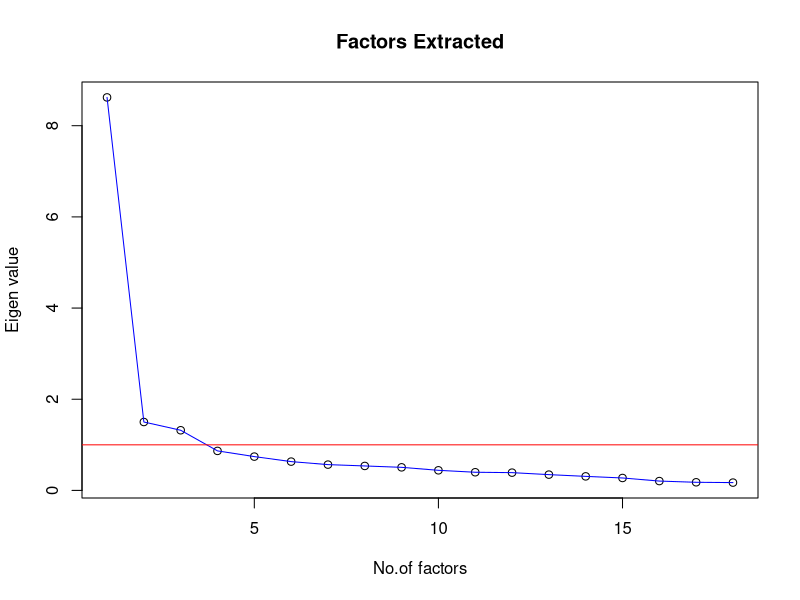
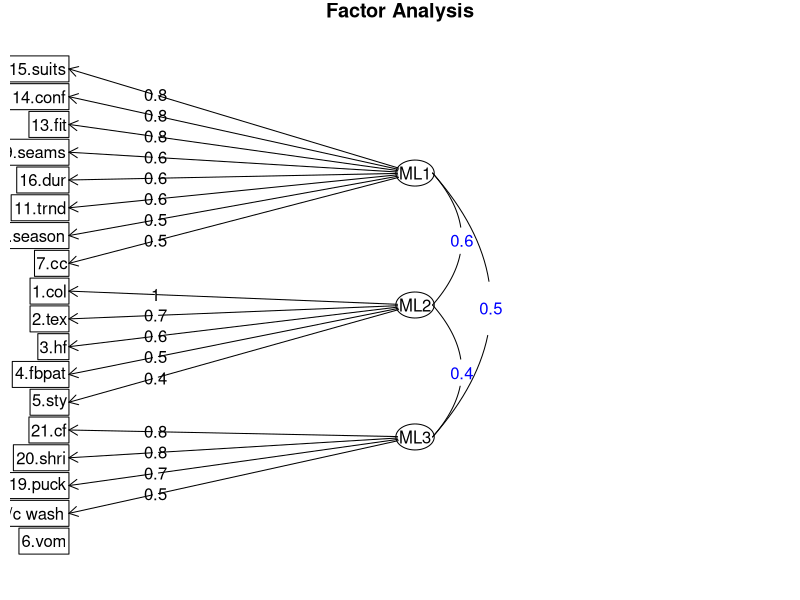

These figures' R source, in order:
## ---- chunk 1
knitr::opts_chunk$set(echo = TRUE)
library(rmarkdown) # for reporting purpose
library(psych) # basic and efa analysis
library(knitr) # reporting
library(readxl) # to read and write xlsx file
library(GPArotation) # to get efa diagram

setwd("filename")
csi <- read_xlsx("csi.xlsx",sheet = "Sheet1")
## ---- chunk 2
str(csi)  # to display information about data set
csi1 <- csi[,21:42] # rating scale items is only selected for EFA model
kable(describe(csi1),caption = "Descriptive statistics of rating items", digits = 2)
## ---- chunk 3

satcor<- corr.test(csi1[,-c(8,10,12,18)])  # further items are eliminated in EFA
satcor<-satcor$r  # storing correlation matrix
kable(satcor,digits = 2,caption = "Correlation matrix")

ev <- eigen(satcor) # get eigenvalues
corMat<-ev$values

kable(data.frame(sn=seq(1,length(corMat),1),corMat),caption = "Eigen values",col.names = c("SN","Eigen"),digits = 2)
kmo<-KMO(satcor)
paste("Overall kmo:",round(kmo$MSA,3))
kable(kmo$MSAi,digits = 3,caption = "Measure of sample Adequacy",col.names = "KMO item wise")

barlettest <- cortest.bartlett(satcor,nrow(csi1))
barletresult <- data.frame(barlettest$chisq,barlettest$df,barlettest$p.value)
kable(barletresult,col.names = c("chisq","DF","P value"))

plot(corMat,main = "Factors Extracted",ylab = "Eigen value",xlab="No.of factors")
lines(corMat,col="blue")
abline(h=1,col="red")

pa.out <- fa(satcor, nfactors= sum(corMat > 1.0), n.obs=nrow(csi), rotate="oblimin", scores="regression", residuals=FALSE, SMC=TRUE, covar=FALSE, missing=TRUE, impute="median", min.err=0.01, max.iter=50, symmetric=TRUE, fm="ml", alpha=.05, p=.05, oblique.scores=TRUE)
print(pa.out$loadings,sort=T, cutoff=0.3, digits=2)
fa.diagram(pa.out,col="blue")
## ---- chunk 4

d1 <- describe(csi1[,c(15,13,16,14,17,11,9,7)])
d2<- describe(csi1[,c(1:6)])
d3<- describe(csi1[,c(19:22)])

csi1$fac1 <- rowMeans(csi1[,c(15,13,16,14,17,11,9,7)])
csi1$fac2 <- rowMeans(csi1[,c(1:6)])
csi1$fac3 <- rowMeans(csi1[,c(19:22)])

kable(d1,digits = 2,caption = "First Hand Impressions")
kable(d2,digits = 2,caption = "Quality confirmation characterstics")
kable(d3,digits = 2,caption = "After Wash Effectives")
kable(describe(csi1[,23:25]),caption = "Item parcelled Mean score - Factor wise",digits = 2)
## ---- chunk 5
fac1 <-psych::alpha(csi1[,c(15,13,16,14,17,11,9,7)])
fac2 <- psych::alpha(csi1[,c(1:6)])
fac3 <-psych::alpha(csi1[,c(19:22)])



alphascore <- data.frame(rbind(fac1$total,fac2$total,fac3$total))
nvar <- data.frame(rbind(fac1$nvar,fac2$nvar,fac3$nvar))

var_name<- c("First Hand Impressions","Quality confirmation characterstics","After Wash Effectives")
finalalpha<-round(alphascore[,c(1,7,8)],3)
cronbach<-data.frame(cbind(var_name,finalalpha,nvar))
colnames(cronbach) <- c("Constructs Name","Cronbach Alpha","Mean","Std","No of items")
kable(cronbach,caption = "Table Reliability and Descripitve Analysis",digits = 2)
